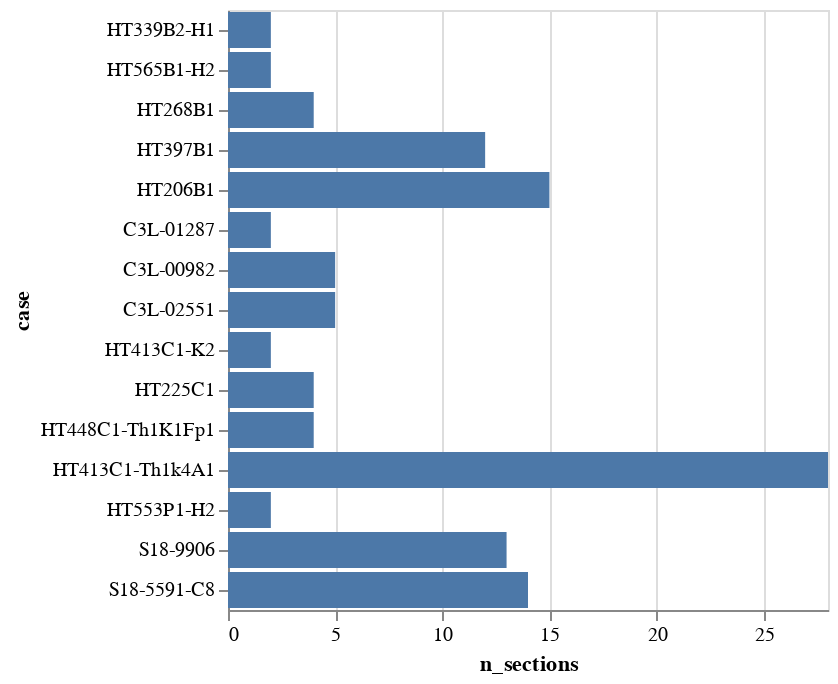

Notebook source saved alongside this figure:
### Code cell
alt.Chart(case_meta).mark_bar().encode(
    y=alt.Y('case', sort=case_order),
    x=alt.X('n_sections'),
#     color=alt.Color('cohort')
)

### Figure 1 — Vega-Lite specification as saved in the notebook (floating-point values rounded to 4 significant figures)
{"config": {"view": {"continuousWidth": 300, "continuousHeight": 300}}, "data": {"name": "data-961b1ce0b55b9bcfd8b2fb4b4fe35ed3"}, "mark": {"type": "bar"}, "encoding": {"x": {"field": "n_sections", "type": "quantitative"}, "y": {"field": "case", "sort": ["HT339B2-H1", "HT565B1-H2", "HT268B1", "HT397B1", "HT206B1", "C3L-01287", "C3L-00982", "C3L-02551", "HT413C1-K2", "HT225C1", "HT448C1-Th1K1Fp1", "HT413C1-Th1k4A1", "HT553P1-H2", "S18-9906", "S18-5591-C8"], "type": "nominal"}}, "$schema": "https://vega.github.io/schema/vega-lite/v5.16.3.json", "datasets": {"data-961b1ce0b55b9bcfd8b2fb4b4fe35ed3": [{"case": "C3L-00982", "tissue_type": "CCRCC", "cohort": "inhouse", "n_sections": 5}, {"case": "C3L-01287", "tissue_type": "CCRCC", "cohort": "inhouse", "n_sections": 2}, {"case": "C3L-02551", "tissue_type": "CCRCC", "cohort": "inhouse", "n_sections": 5}, {"case": "HT206B1", "tissue_type": "BRCA", "cohort": "inhouse", "n_sections": 15}, {"case": "HT225C1", "tissue_type": "CRC", "cohort": "inhouse", "n_sections": 4}, {"case": "HT268B1", "tissue_type": "BRCA", "cohort": "inhouse", "n_sections": 4}, {"case": "HT339B2-H1", "tissue_type": "BRCA", "cohort": "inhouse", "n_sections": 2}, {"case": "HT397B1", "tissue_type": "BRCA", "cohort": "inhouse", "n_sections": 12}, {"case": "HT413C1-K2", "tissue_type": "CRC", "cohort": "inhouse", "n_sections": 2}, {"case": "HT413C1-Th1k4A1", "tissue_type": "CRC", "cohort": "inhouse", "n_sections": 28}, {"case": "HT448C1-Th1K1Fp1", "tissue_type": "CRC", "cohort": "inhouse", "n_sections": 4}, {"case": "HT553P1-H2", "tissue_type": "PDAC", "cohort": "inhouse", "n_sections": 2}, {"case": "HT565B1-H2", "tissue_type": "BRCA", "cohort": "inhouse", "n_sections": 2}, {"case": "S18-5591-C8", "tissue_type": "PKD", "cohort": "inhouse", "n_sections": 14}, {"case": "S18-9906", "tissue_type": "PKD", "cohort": "inhouse", "n_sections": 13}]}}
